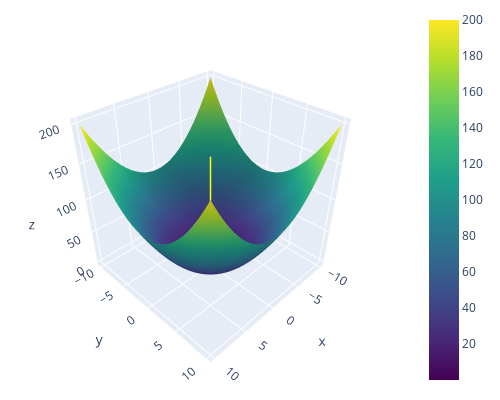

Here is the notebook cell this chart was saved with:
### Markdown cell above
[You do not need to understand the following code]

### Code cell
vx_data = np.linspace(-10, 10, 40)
vy_data = np.linspace(-10, 10, 40)
vx_mesh, vy_mesh = np.meshgrid(vx_data, vy_data, indexing="xy")
z_data = vx_mesh**2 + vy_mesh**2


fig = go.Figure(data=[go.Surface(z=z_data, x=vx_data, y=vy_data,
                                 colorscale="Viridis")])

offset = 5
fig.add_trace(go.Scatter3d(x=v_2D_history[:, 0], y=v_2D_history[:, 1], 
                           z=v_2D_history[:, 0]**2 + v_2D_history[:, 1]**2 + offset,
                           mode="lines",
                           line={"color": "yellow", "width": 3}))
r = 1.5
camera = {"eye": {"x": r, "y": r, "z": r}}
fig.update_layout(autosize=False, width=500, height=400, 
                  margin={"l":10, "r":10, "b":10, "t":10},
                  scene_camera=camera)

fig.show()

### Figure 1 — Plotly figure (JSON) as saved in the notebook; plotly's stock layout.template omitted (floating-point values rounded to 4 significant figures; data arrays with more than 128 entries replaced by an {"elided": "..."} marker saying what was removed)
{"data": [{"colorscale": [[0, "#440154"], [0.1111, "#482878"], [0.2222, "#3e4989"], [0.3333, "#31688e"], [0.4444, "#26828e"], [0.5556, "#1f9e89"], [0.6667, "#35b779"], [0.7778, "#6ece58"], [0.8889, "#b5de2b"], [1, "#fde725"]], "type": "surface", "x": [-10, -9.487, -8.974, -8.462, -7.949, -7.436, -6.923, -6.41, -5.897, -5.385, -4.872, -4.359, -3.846, -3.333, -2.821, -2.308, -1.795, -1.282, -0.7692, -0.2564, 0.2564, 0.7692, 1.282, 1.795, 2.308, 2.821, 3.333, 3.846, 4.359, 4.872, 5.385, 5.897, 6.41, 6.923, 7.436, 7.949, 8.462, 8.974, 9.487, 10], "y": [-10, -9.487, -8.974, -8.462, -7.949, -7.436, -6.923, -6.41, -5.897, -5.385, -4.872, -4.359, -3.846, -3.333, -2.821, -2.308, -1.795, -1.282, -0.7692, -0.2564, 0.2564, 0.7692, 1.282, 1.795, 2.308, 2.821, 3.333, 3.846, 4.359, 4.872, 5.385, 5.897, 6.41, 6.923, 7.436, 7.949, 8.462, 8.974, 9.487, 10], "z": {"elided": "40x40 float values"}}, {"line": {"color": "yellow", "width": 3}, "mode": "lines", "type": "scatter3d", "x": {"elided": "1001 float values"}, "y": {"elided": "1001 float values"}, "z": {"elided": "1001 float values"}}], "layout": {"autosize": false, "height": 400, "margin": {"b": 10, "l": 10, "r": 10, "t": 10}, "scene": {"camera": {"eye": {"x": 1.5, "y": 1.5, "z": 1.5}}}, "width": 500}}
